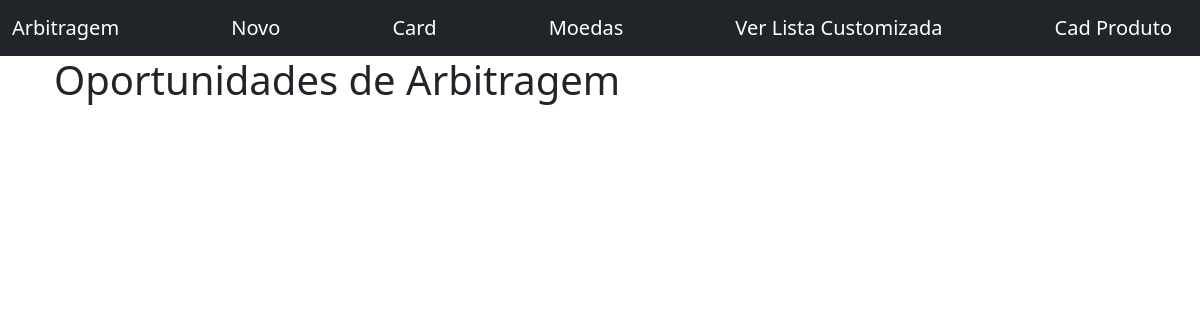
Before: /arbitragem/card with the older database file.
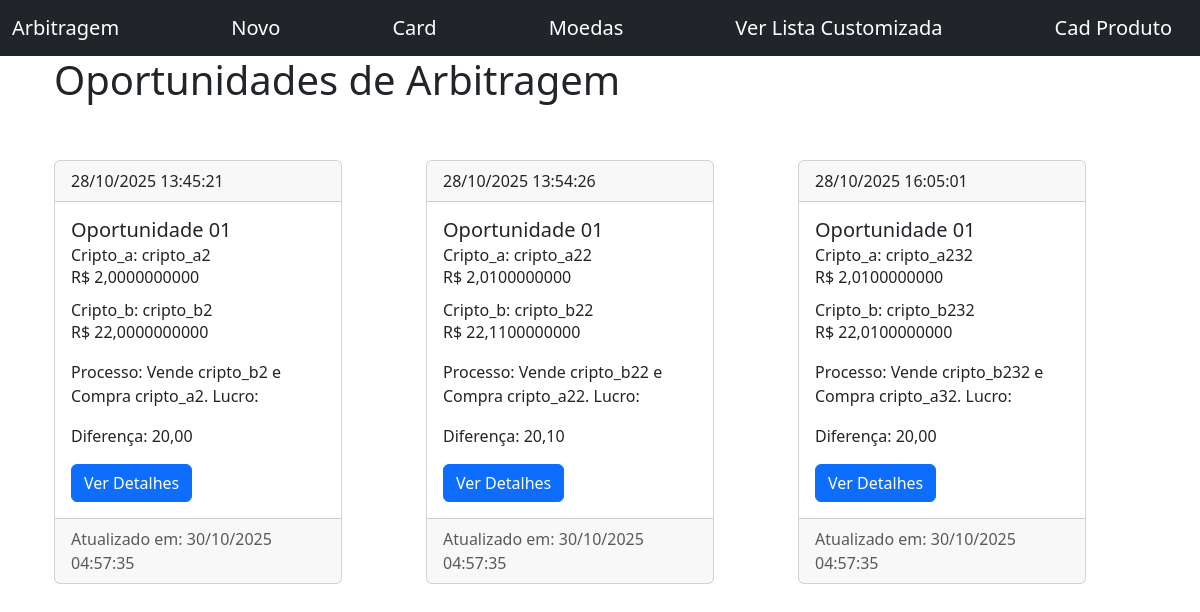
After: the same page with the newer database file.
### arbitrage/models.py (models this page shows)
class ArbitragemCard(models.Model):
    price_a  = models.DecimalField(verbose_name="Valor A (R$):", max_digits=10, decimal_places=2, null=False, blank=False)
    cripto_a = models.CharField(verbose_name="Cripto A:", max_length=200, null=False, blank=False)
    price_b  = models.DecimalField(verbose_name="Valor B (R$):", max_digits=10, decimal_places=2, null=False, blank=False)
    cripto_b = models.CharField(verbose_name="Cripto B:", max_length=200, null=False, blank=False)
    data     = models.DateTimeField(verbose_name="Data:") #default=datetime.now() ao realizar migrations ele gera sempre um novo
    processo = models.CharField(verbose_name="Processo:", max_length=200, null=False, blank=False)
    @property
    def diferenca_cripto(self):
        if self.price_a > self.price_b:
            return self.price_a - self.price_b
        else:
            return self.price_b - self.price_a

### arbitrage/views.py (the view)
# urls.py: path("arbitragem/card", ArbitragemCardListView.as_view(), name="arbitragemcard_list"),
class ArbitragemCardListView(ListView):
    model = ArbitragemCard  #Procura o nome da APP e o nome do modelo

### arbitrage/templates/arbitrage/arbitragemcard_list.html (shortened to what this page needs)
{% extends 'base.html' %}
{% block content %}
    <div class="container">
        <h1>Oportunidades de Arbitragem</h1>
        <div class="row">
            {% for arbitragem in arbitragemcard_list %}
                <div class="col-md-4">
                    <div class="card" style="width: 18rem;" >
                        <div class="card-header">
                           <p class="card-text"> {{ arbitragem.data | date:"d/m/Y H:i:s" }} </p>
                        </div>
                        <div class="card-body">
                            <h5 class="card-title"> Oportunidade 01 </h5>
                            <h6 class="card-subtitle"> Cripto_a: {{ arbitragem.cripto_a }} </h6>
                            <p class="card-text">R$ {{ arbitragem.price_a | floatformat:10 }} </p>
                            <h6 class="card-subtitle"> Cripto_b: {{ arbitragem.cripto_b }} </h6>
                            <p class="card-text">R$ {{ arbitragem.price_b | floatformat:10 }} </p>
                            <p class="card-text"> Processo: {{ arbitragem.processo }} </p>
                            <p class="card-text"> Diferença: {{ arbitragem.diferenca_cripto }} </p>
                            <a href="#" class="btn btn-primary">Ver Detalhes </a>
                        </div>
                        <div class="card-footer text-muted">
                            Atualizado em: {% now "d/m/Y H:i:s" %}
                        </div>
                    </div>
                </div>
            {% endfor %}
        </div>
    </div>
{% endblock %}

### arbitrage/templates/base.html (shortened to what this page needs)
<!DOCTYPE html>
<html lang="pt-br">
  <head>
    <link href="https://cdn.jsdelivr.net/npm/bootstrap@5.3.8/dist/css/bootstrap.min.css" rel="stylesheet">
  </head>
  <body>
    <nav class="navbar bg-dark" data-bs-theme="dark">
        <div class="container-fluid">
          <a class="navbar-brand" href="{% url 'arbitragem_list' %}">Arbitragem</a>
          <a class="navbar-brand" href="{% url 'arbitragem_form' %}">Novo</a>
          <a class="navbar-brand" href="{% url 'arbitragemcard_list' %}">Card</a>
          <a class="navbar-brand" href="{% url 'moedas_list' %}">Moedas</a>
          <a class="navbar-brand" href="{% url 'getcoins' %}">Ver Lista Customizada</a>
          <a class="navbar-brand" href="{% url 'produto_list' %}">Cad Produto</a>
      </div>
    </nav>
    <main class="container">
        {% block content %}{% endblock content %}
    </main>
  </body>
</html>

Changed rows visible on the page:
added ArbitragemCard: data "28/10/2025 13:45:21", cripto_a "cripto_a2", price_a "2,0000000000", cripto_b "cripto_b2", price_b "22,0000000000", processo "Vende cripto_b2 e Compra cripto_a2. Lucro:", diferenca_cripto "20,00", now "30/10/2025 04:57:35"
added ArbitragemCard: data "28/10/2025 13:54:26", cripto_a "cripto_a22", price_a "2,0100000000", cripto_b "cripto_b22", price_b "22,1100000000", processo "Vende cripto_b22 e Compra cripto_a22. Lucro:", diferenca_cripto "20,10", now "30/10/2025 04:57:35"
added ArbitragemCard: data "28/10/2025 16:05:01", cripto_a "cripto_a232", price_a "2,0100000000", cripto_b "cripto_b232", price_b "22,0100000000", processo "Vende cripto_b232 e Compra cripto_a32. Lucro:", diferenca_cripto "20,00", now "30/10/2025 04:57:35"
